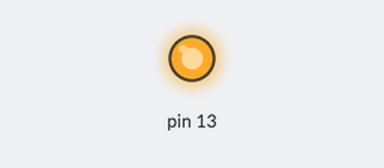
This sketch was run on a simulated Arduino Uno, built with avr-gcc and run on an emulated ATmega328P. Parts: output pins drawn as LEDs (lit = HIGH).

Above: at 0.5 s.
At 8.5 s:
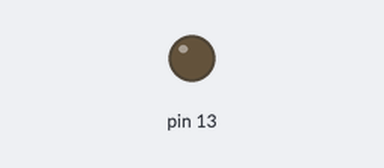
Timing chart, 0 to 20.8 s (numbered marks = the images above):
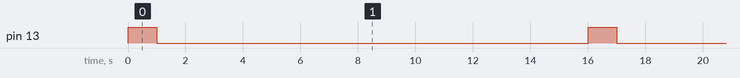

Measured:
- by itself, pin 13: alternates HIGH for 1.0 s and LOW for 15.0 s

The sketch:

sketch_may29b_LED.ino
```cpp
void setup() {
  // put your setup code here, to run once:
  pinMode(13, OUTPUT);

}


void loop() {
  // put your main code here, to run repeatedly:
  for(int i=0;i<13;i++){

    digitalWrite(13, HIGH);
    delay(1000);
    digitalWrite(13, LOW);
    delay(15000);

  }
  delay(3000);
}
```
